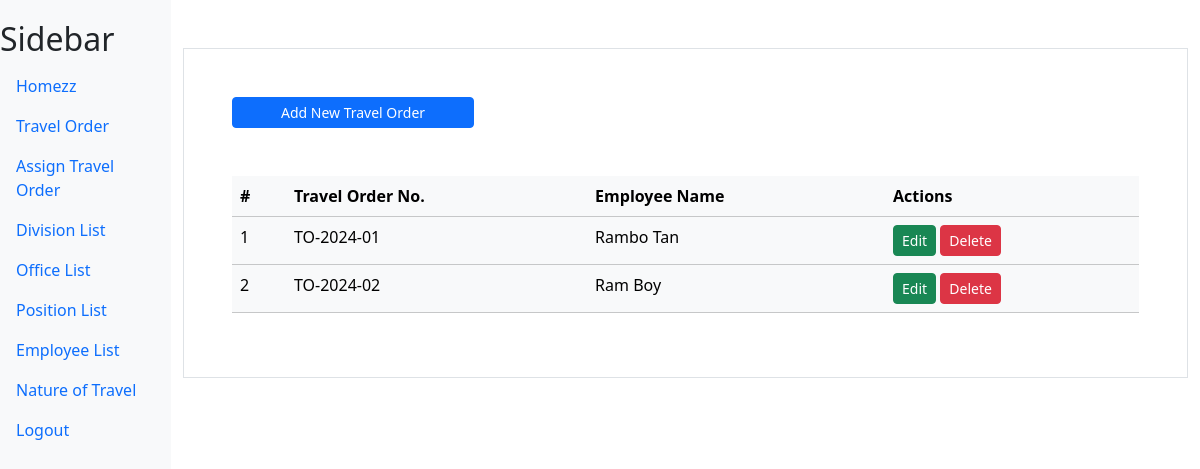
Screenshot of /assign_travel/ (signed in) with the database file from the repository.
### myapp/models.py (models this page shows)
class AssignTravel(models.Model):
    travelorder = models.ForeignKey(TravelOrder,on_delete=models.CASCADE)
    employee = models.ForeignKey(Employee,on_delete=models.CASCADE)

class TravelOrder(models.Model):
    travel_number = models.CharField(max_length=100, verbose_name="Travel Order Number")
    destination = models.CharField(max_length=100,verbose_name="Destination")
    date_start = models.DateField(verbose_name="Date Start")
    date_end = models.DateField(verbose_name="Date End")
    purpose = models.CharField(max_length=100,verbose_name="Purpose of Travel")
    natureoftavel = models.ForeignKey(NatureOfTravel,on_delete=models.CASCADE)
    file = models.FileField(upload_to='documents/', default='documents/default_file.pdf', verbose_name="Upload File")

class Employee(models.Model):
    employee_name = models.CharField(max_length=100, verbose_name="Employee Name")
    position = models.ForeignKey(Position,on_delete=models.CASCADE)
    office = models.ForeignKey(Office,on_delete=models.CASCADE)

### myapp/views.py (the view, shortened to what this page needs)
# urls.py: path('assign_travel/',views.assigntravel,name='assign_travel'),
@login_required
def assigntravel(request):
    employee = Employee.objects.all()
    travel = TravelOrder.objects.all()
    assign_travel = AssignTravel.objects.all()
    context = {"employee_list":employee,"travel_list":travel,"assign_travel_list":assign_travel}
    return render(request,'myapp/assigntravel.html',context)

### myapp/templates/myapp/assigntravel.html (shortened to what this page needs)
{% extends "myapp/base.html" %}
{% block content %}
<div class="container mt-5 p-5 border">
    <div class="">
        <a href="#" class="btn btn-primary px-5 btn-sm" data-bs-toggle="modal" data-bs-target="#addModal">Add New Travel Order</a>
    </div>
    <table class="table mt-5 table-light">
        <thead>
            <tr>
                <th scope="col">#</th>
                <th scope="col">Travel Order No.</th>
                <th scope="col">Employee Name</th>
                <th scope="col">Actions</th>
            </tr>
        </thead>
        <tbody>
            {% for assign_travel in assign_travel_list %}
            <tr>
                <td>{{ forloop.counter }}</td>
                <td>{{ assign_travel.travelorder.travel_number }}</td>
                <td>{{ assign_travel.employee.employee_name }}</td>
                <td>
                    <a href="#" class="btn btn-success btn-sm" data-bs-toggle="modal" data-bs-target="#updateModal_{{ travel.id }}">Edit</a>
                    <a href="#" class="btn btn-danger btn-sm" data-bs-toggle="modal" data-bs-target="#deleteModal_{{ travel.id }}">Delete</a>
                </td>
            </tr>
            {% endfor %}
        </tbody>
    </table>
</div>
{% endblock content %}

### myapp/templates/myapp/base.html (style rules this page uses)
body { display: flex; }

### rows the page displays
AssignTravel: travelorder.travel_number "TO-2024-01", employee.employee_name "Rambo Tan"
AssignTravel: travelorder.travel_number "TO-2024-02", employee.employee_name "Ram Boy"
